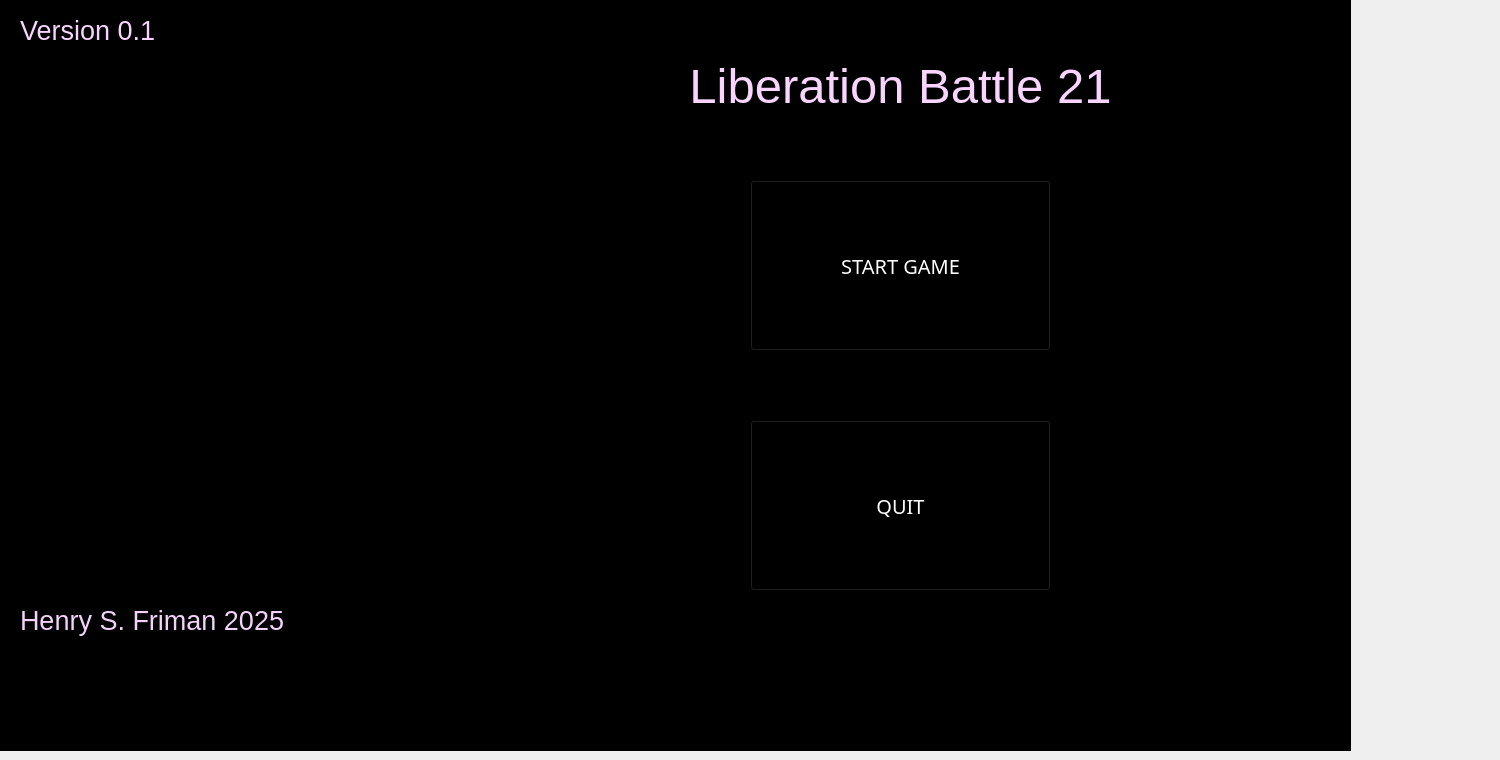
    <widget class="QWidget" name="page">
     <widget class="QLabel" name="GameTitle">
      <property name="geometry">
       <rect>
        <x>310</x>
        <y>0</y>
        <width>1181</width>
        <height>171</height>
       </rect>
      </property>
      <property name="font">
       <font>
        <pointsize>37</pointsize>
       </font>
      </property>
      <property name="styleSheet">
       <string notr="true">color: rgb(248, 212, 255)</string>
      </property>
      <property name="text">
       <string>Liberation Battle 21</string>
      </property>
      <property name="alignment">
       <set>Qt::AlignmentFlag::AlignCenter</set>
      </property>
     </widget>
     <widget class="QPushButton" name="StartGame">
      <property name="geometry">
       <rect>
        <x>750</x>
        <y>180</y>
        <width>301</width>
        <height>171</height>
       </rect>
      </property>
      <property name="font">
       <font>
        <family>Lucida Bright</family>
        <pointsize>15</pointsize>
        <italic>false</italic>
        <bold>false</bold>
       </font>
      </property>
      <property name="styleSheet">
       <string notr="true">QPushButton {
	background-color: transparent;
	border-image: url(:/Images/Buttons/menubutton.png);
	background-repeat: none;
	color: white;
	font: 15pt &quot;Lucida Bright&quot;;
}

QPushButton:hover {
	border-image: url(:/Images/Buttons/menu-button-focus.png);
    font-size: 25px;
}</string>
      </property>
      <property name="text">
       <string>START GAME</string>
      </property>
     </widget>
     <widget class="QPushButton" name="Quit">
      <property name="geometry">
       <rect>
        <x>750</x>
        <y>420</y>
        <width>301</width>
        <height>171</height>
       </rect>
      </property>
      <property name="font">
       <font>
        <family>Lucida Bright</family>
        <pointsize>15</pointsize>
        <italic>false</italic>
        <bold>false</bold>
       </font>
      </property>
      <property name="styleSheet">
       <string notr="true">QPushButton {
	background-color: transparent;	
 	border-image: url(:/Images/Buttons/menubutton.png);
	background-image: none;
 	color: white;
	font: 15pt &quot;Lucida Bright&quot;;
}

QPushButton:hover {
	border-image: url(:/Images/Buttons/menu-button-focus.png);
	font-size: 25px;
}
</string>
      </property>
      <property name="text">
       <string>QUIT</string>
      </property>
     </widget>
     <widget class="QLabel" name="Credit">
      <property name="geometry">
       <rect>
        <x>20</x>
        <y>600</y>
        <width>321</width>
        <height>40</height>
       </rect>
      </property>
      <property name="font">
       <font>
        <pointsize>20</pointsize>
       </font>
      </property>
      <property name="styleSheet">
       <string notr="true">color: rgb(244, 209, 251)</string>
      </property>
      <property name="text">
       <string>Henry S. Friman 2025</string>
      </property>
     </widget>
     <widget class="QLabel" name="Version">
      <property name="geometry">
       <rect>
        <x>20</x>
        <y>10</y>
        <width>191</width>
        <height>40</height>
       </rect>
      </property>
      <property name="font">
       <font>
        <pointsize>20</pointsize>
       </font>
      </property>
      <property name="autoFillBackground">
       <bool>false</bool>
      </property>
      <property name="styleSheet">
       <string notr="true">color: rgb(248, 212, 255)</string>
      </property>
      <property name="text">
       <string>Version 0.1</string>
      </property>
      <property name="alignment">
       <set>Qt::AlignmentFlag::AlignLeading|Qt::AlignmentFlag::AlignLeft|Qt::AlignmentFlag::AlignVCenter</set>
      </property>
     </widget>
     <widget class="QLabel" name="Background1">
      <property name="enabled">
       <bool>true</bool>
      </property>
      <property name="geometry">
       <rect>
        <x>-30</x>
        <y>0</y>
        <width>1381</width>
        <height>751</height>
       </rect>
      </property>
      <property name="styleSheet">
       <string notr="true">background-color: rgb(0, 0, 0);</string>
      </property>
      <property name="text">
       <string>TextLabel</string>
      </property>
      <property name="textFormat">
       <enum>Qt::TextFormat::RichText</enum>
      </property>
     </widget>
     <zorder>Background1</zorder>
     <zorder>GameTitle</zorder>
     <zorder>StartGame</zorder>
     <zorder>Quit</zorder>
     <zorder>Credit</zorder>
     <zorder>Version</zorder>
    </widget>
